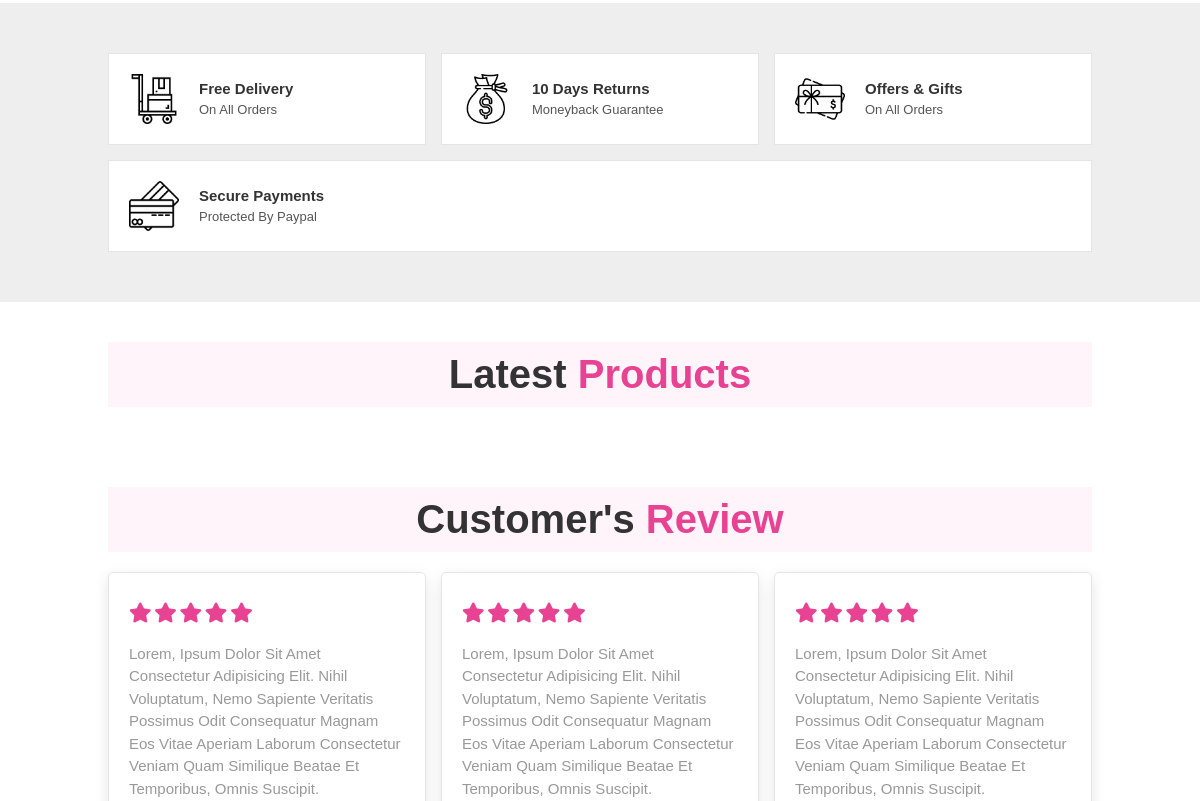
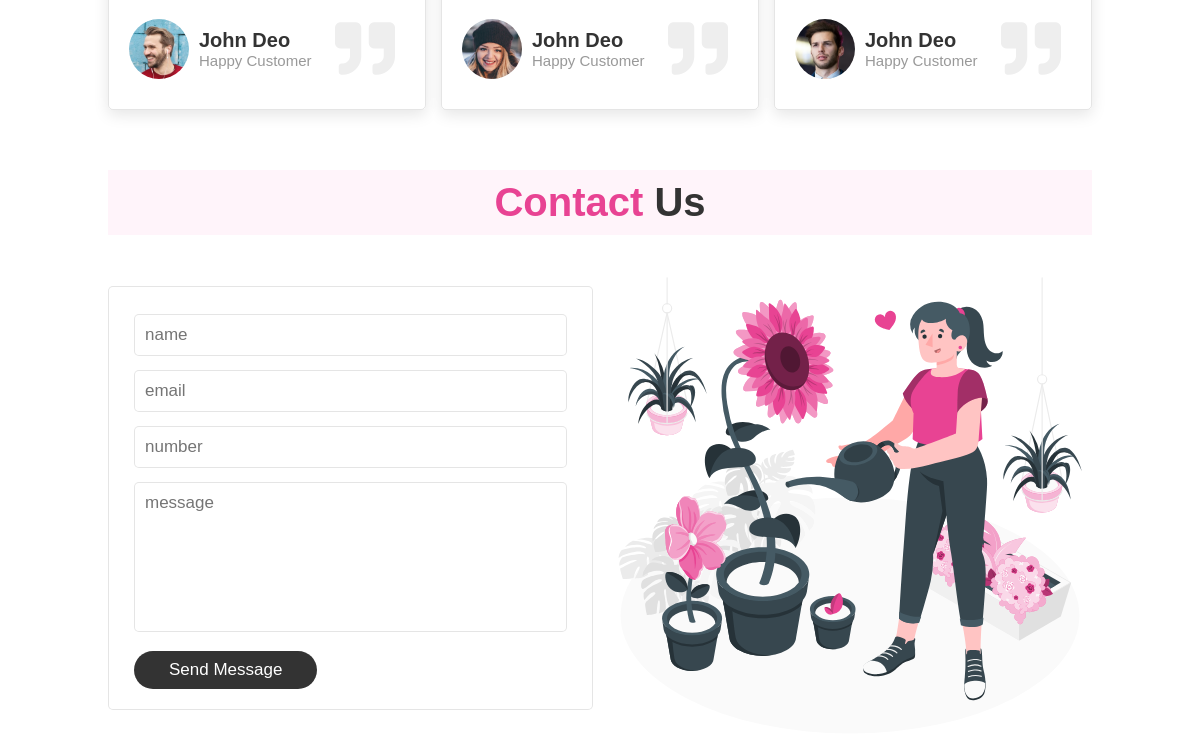
Before: / (middle part) with the older database file (2 pictures, top to bottom).
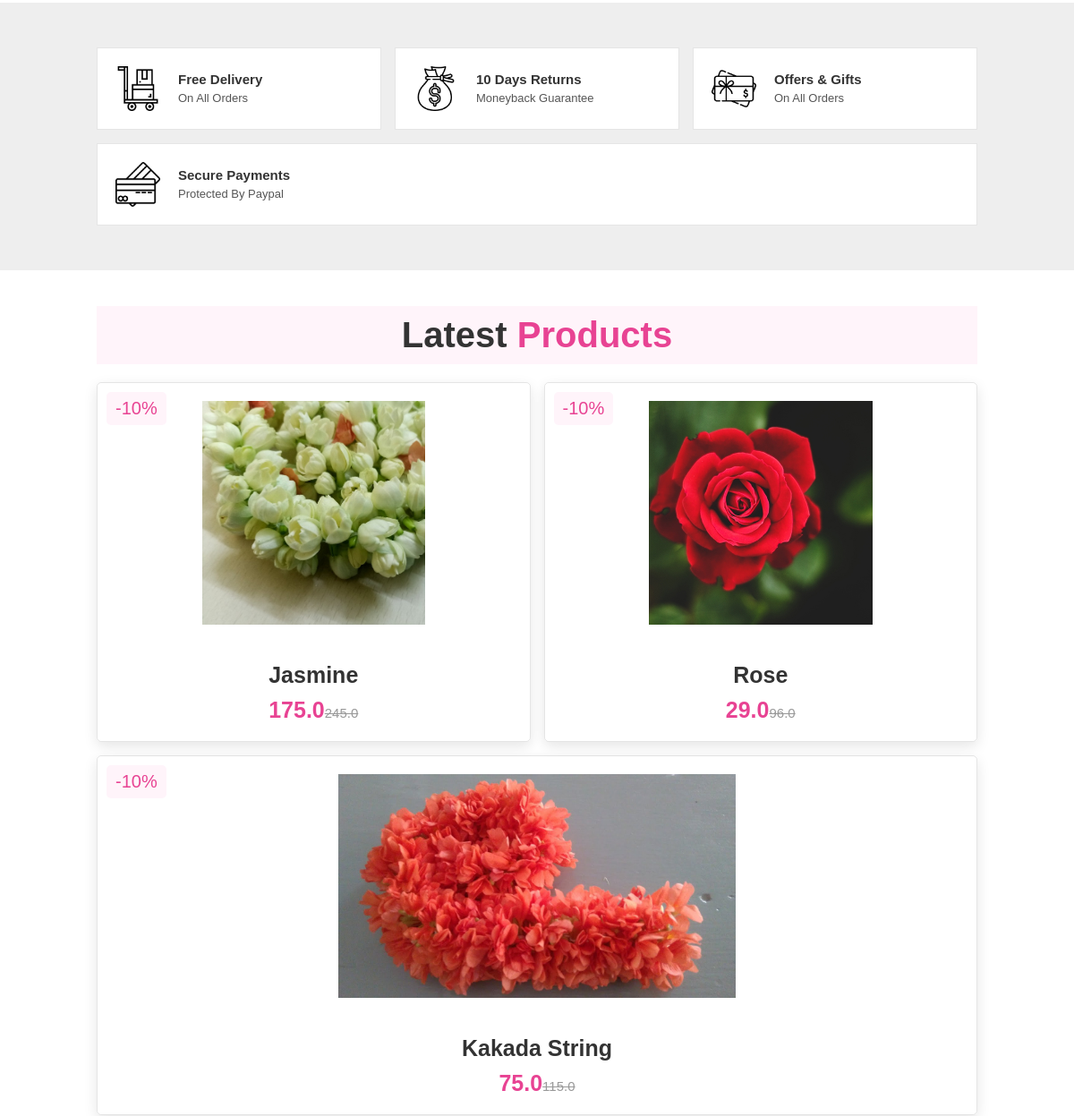
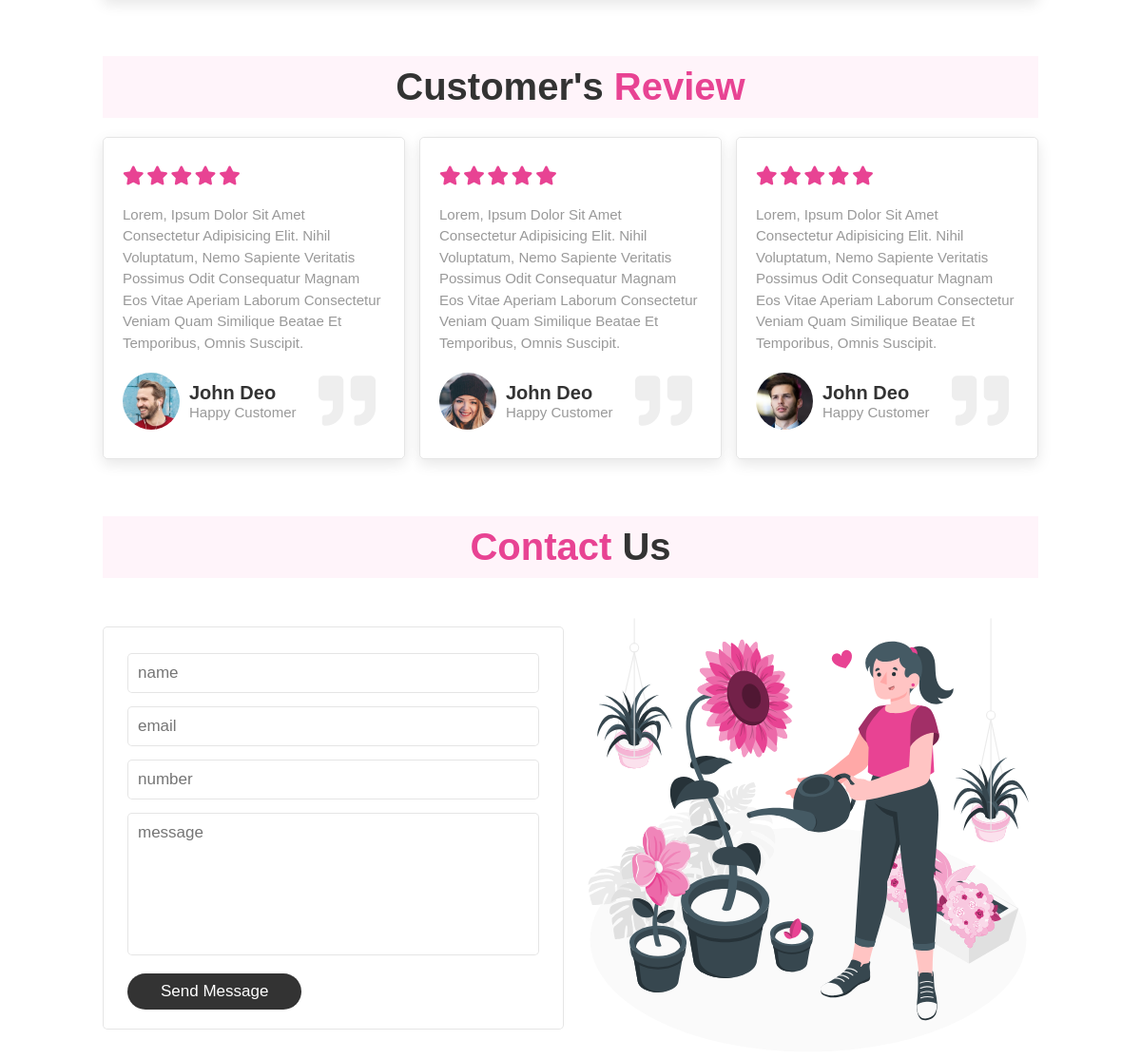
After: the same page with the newer database file (2 pictures, top to bottom).
### core/models.py (models this page shows, shortened)
class Item(models.Model):
    flower_name = models.CharField(max_length=100, default="")
    price = models.FloatField()
    discount_price = models.FloatField(blank=True, null=True)
    description = models.TextField()
    category = models.ForeignKey(Category, on_delete=models.CASCADE)
    label = models.CharField(choices=label_choices, default="", max_length=2)
    item_image = models.ImageField(
        upload_to="uploads/", default='/images/no-image.jpg')
    is_auctioned = models.BooleanField(default=False)
    class Meta:
        verbose_name_plural = 'Items'

### core/views.py (the view)
# urls.py: path("", HomePage.as_view(), name="Home-Page"),
class HomePage(ListView):
    model = Item
    context_object_name = 'Flowers'
    template_name = "index.html"

### Templates/index.html (shortened to what this page needs)
{% extends 'base.html' %}
{% load static %}
{% block content %}
  <section class="icons-container">
    <div class="icons">
      <img src={% static '/images/icon-1.png' %} alt="" />
      <div class="info">
        <h3>free delivery</h3>
        <span>on all orders</span>
      </div>
    </div>
    <div class="icons">
      <img src={% static '/images/icon-2.png' %} alt="" />
      <div class="info">
        <h3>10 days returns</h3>
        <span>moneyback guarantee</span>
      </div>
    </div>
    <div class="icons">
      <img src={% static '/images/icon-3.png' %} alt="" />
      <div class="info">
        <h3>offers & gifts</h3>
        <span>on all orders</span>
      </div>
    </div>
    <div class="icons">
      <img src={% static '/images/icon-4.png' %} alt="" />
      <div class="info">
        <h3>secure payments</h3>
        <span>protected by paypal</span>
      </div>
    </div>
  </section>
  <section class="products" id="products">
    <h1 class="heading">latest <span>products</span></h1>
    <div class="box-container">
      {% for Flower in Flowers %}
      <div class="box">
        <span class="discount">-10%</span>
        <div class="image">
          <img src=/media/{{Flower.item_image}} alt="{{Flower.flower_name}}"/>
        </div>
        <div class="content">
          <h3>{{Flower.flower_name}}</h3>
          <div class="price">{{Flower.discount_price}}<span>{{Flower.price}}</span></div>
        </div>
      </div>
      {% endfor %}
    </div>
  </section>
  <section class="review" id="review">
    <h1 class="heading">customer's <span>review</span></h1>
    <div class="box-container">
      <div class="box">
        <div class="stars">
          <i class="fas fa-star"></i>
          <i class="fas fa-star"></i>
          <i class="fas fa-star"></i>
          <i class="fas fa-star"></i>
          <i class="fas fa-star"></i>
        </div>
        <p>
          Lorem, ipsum dolor sit amet consectetur adipisicing elit. Nihil
          voluptatum, nemo sapiente veritatis possimus odit consequatur magnam
          eos vitae aperiam laborum consectetur veniam quam similique beatae
          et temporibus, omnis suscipit.
        </p>
        <div class="user">
          <img src={% static 'images/pic-1.png' %} alt="" />
          <div class="user-info">
            <h3>john deo</h3>
            <span>happy customer</span>
          </div>
        </div>
        <span class="fas fa-quote-right"></span>
      </div>
      <div class="box">
        <div class="stars">
          <i class="fas fa-star"></i>
          <i class="fas fa-star"></i>
          <i class="fas fa-star"></i>
          <i class="fas fa-star"></i>
          <i class="fas fa-star"></i>
        </div>
        <p>
          Lorem, ipsum dolor sit amet consectetur adipisicing elit. Nihil
          voluptatum, nemo sapiente veritatis possimus odit consequatur magnam
          eos vitae aperiam laborum consectetur veniam quam similique beatae
          et temporibus, omnis suscipit.
        </p>
        <div class="user">
          <img src={% static 'images/pic-2.png' %} alt="" />
          <div class="user-info">
            <h3>john deo</h3>
            <span>happy customer</span>
          </div>
        </div>
        <span class="fas fa-quote-right"></span>
      </div>
      <div class="box">
        <div class="stars">
          <i class="fas fa-star"></i>
          <i class="fas fa-star"></i>
          <i class="fas fa-star"></i>
          <i class="fas fa-star"></i>
          <i class="fas fa-star"></i>
        </div>
        <p>
          Lorem, ipsum dolor sit amet consectetur adipisicing elit. Nihil
          voluptatum, nemo sapiente veritatis possimus odit consequatur magnam
          eos vitae aperiam laborum consectetur veniam quam similique beatae
          et temporibus, omnis suscipit.
        </p>
        <div class="user">
          <img src={% static 'images/pic-3.png' %} alt="" />
          <div class="user-info">
            <h3>john deo</h3>
            <span>happy customer</span>
          </div>
        </div>
        <span class="fas fa-quote-right"></span>
      </div>
    </div>
  </section>
  <section class="contact" id="contact">
    <h1 class="heading"><span>contact</span> us</h1>
    <div class="row">
      <form action="">
        <input type="text" placeholder="name" class="box" />
        <input type="email" placeholder="email" class="box" />
        <input type="tel" placeholder="number" class="box" />
        <textarea
          name=""
          class="box"
          placeholder="message"
          id=""
          cols="30"
          rows="10"
        ></textarea>
        <input type="submit" value="send message" class="btn" />
      </form>
      <div class="image">
        <img src={% static '/images/contact-img.svg' %} alt="" />
      </div>
    </div>
  </section>
{% endblock %}

### Templates/base.html (shortened to what this page needs)
{% load static %}
<!DOCTYPE html>
<html lang="en">
  <head>
    <link
      rel="stylesheet"
      href="https://cdnjs.cloudflare.com/ajax/libs/font-awesome/5.15.4/css/all.min.css"
    />
    <link rel="stylesheet" href= {% static 'css/style.css' %}/>
  </head>
  <body>
    <div>
    {% block content %}
    {% endblock content %}
  </div>
  </body>
</html>

### static/css/style.css (style rules this page uses)
:root { --pink: #e84393; }
* { margin: 0%; padding: 0%; box-sizing: border-box; font-family: Verdana, Geneva, Tahoma, sans-serif; outline: none; text-decoration: none; border: none; text-transform: capitalize; transition: 0.2s linear; }
html { font-size: 62.5%; scroll-behavior: smooth; scroll-padding-top: 6rem; overflow-x: hidden; }
section { padding: 2rem 9%; }
.heading { text-align: center; font-size: 4rem; color: #333; margin: 2rem 0; padding: 1rem; background-color: rgba(255, 51, 153, 0.05); }
.heading span { color: var(--pink); }
.btn { display: inline-block; background-color: #333; font-size: 1.7rem; border-radius: 5rem; color: #fff; padding: 0.9rem 3.5rem; cursor: pointer; margin-top: 1rem; }
.icons-container { background: #eee; display: flex; flex-wrap: wrap; gap: 1.5rem; padding-top: 5rem; padding-bottom: 5rem; }
.icons-container .icons { background: #fff; border: 0.1rem solid rgba(0, 0, 0, 0.1); padding: 2rem; display: flex; align-items: center; flex: 1 1 25rem; }
.icons-container .icons img { height: 5rem; margin-right: 2rem; }
.icons-container .icons h3 { font-size: 1.5rem; color: #333; padding-bottom: 0.5rem; }
.icons-container .icons span { font-size: 1.3rem; color: #555; }
.products .box-container { display: flex; flex-wrap: wrap; gap: 1.5rem; }
.products .box-container .box { flex: 1 1 30rem; box-shadow: 0 0.5rem 1.5rem rgba(0, 0, 0, 0.1); border-radius: 0.5rem; border: 0.1rem solid rgba(0, 0, 0, 0.1); position: relative; }
.products .box-container .box .discount { position: absolute; top: 1rem; left: 1rem; font-size: 2rem; padding: 0.7rem 1rem; color: var(--pink); background: rgba(255, 51, 153, 0.05); z-index: 1; border-radius: 0.5rem; }
.products .box-container .box .image { position: relative; text-align: center; padding: 2rem; overflow: hidden; }
.products .box-container .box .image img { height: 25rem; }
.products .box-container .box .content { text-align: center; padding: 2rem; }
.products .box-container .box .content h3 { font-size: 2.5rem; color: #333; }
.products .box-container .box .content .price { font-size: 2.5rem; color: var(--pink); font-weight: bolder; padding-top: 1rem; }
.products .box-container .box .content .price span { font-size: 1.5rem; color: #999; font-weight: lighter; text-decoration: line-through; }
.review .box-container { display: flex; flex-wrap: wrap; gap: 1.5rem; }
.review .box-container .box { flex: 1 1 30rem; box-shadow: 0 0.5rem 1.5rem rgba(0, 0, 0, 0.1); border-radius: 0.5rem; padding: 3rem 2rem; position: relative; border: 0.1rem solid rgba(0, 0, 0, 0.1); }
.review .box-container .box .fa-quote-right { position: absolute; bottom: 3rem; right: 3rem; font-size: 6rem; color: #eee; }
.review .box-container .box .stars i { font-size: 2rem; color: var(--pink); }
.review .box-container .box p { color: #999; font-size: 1.5rem; line-height: 1.5; padding-top: 2rem; }
.review .box-container .box .user { display: flex; align-items: center; padding-top: 2rem; }
.review .box-container .box .user img { height: 6rem; width: 6rem; border-radius: 50%; object-fit: cover; margin-right: 1rem; }
.review .box-container .box .user h3 { font-size: 2rem; color: #333; }
.review .box-container .box .user span { font-size: 1.5rem; color: #999; }
.contact .row { display: flex; flex-wrap: wrap-reverse; gap: 1.5rem; align-items: center; }
.contact .row form { flex: 1 1 40rem; padding: 2rem 2.5rem; box-shadow: 0 0.5 1.5rem rgba(0, 0, 0, 0.1); border: 0.1rem solid rgba(0, 0, 0, 0.1); background: #fff; border-radius: 0.5rem; }
.contact .row .image { flex: 1 1 40rem; }
.contact .row .image img { width: 100%; }
.contact .row form .box { border: 0.1rem solid rgba(0, 0, 0, 0.1); padding: 1rem; font-size: 1.7rem; color: #333; text-transform: none; border-radius: 0.5rem; margin: 0.7rem 0; width: 100%; }
.contact .row form textarea { height: 15rem; resize: none; }

Changed rows visible on the page:
added Item: item_image (picture), flower_name "Jasmine", discount_price "175.0", price "245.0"
added Item: item_image (picture), flower_name "Rose", discount_price "29.0", price "96.0"
added Item: item_image (picture), flower_name "Kakada String", discount_price "75.0", price "115.0"
